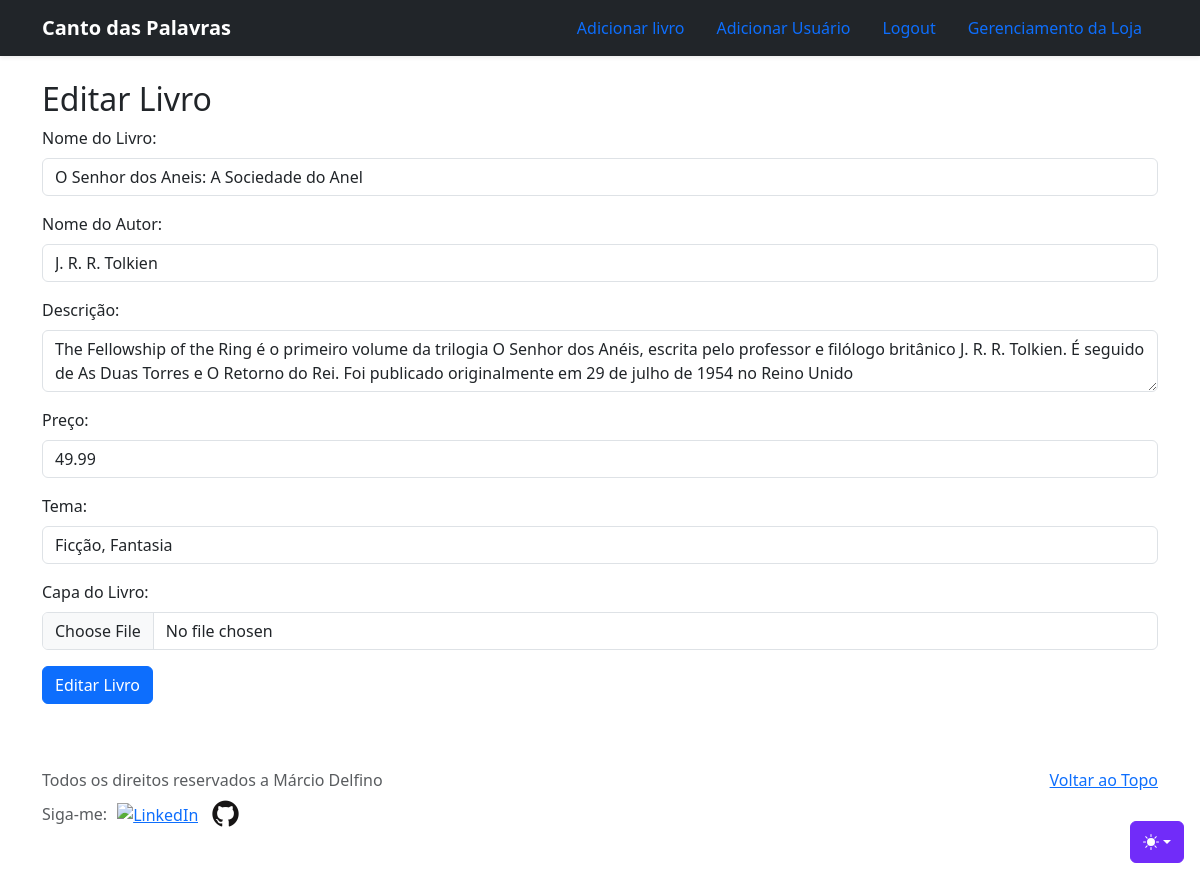
Screenshot of /gerencia/editarlivro.php?id=35 (signed in) with the database file from the repository.
### tables this page shows
CREATE TABLE `livros` (
  `idlivro` int(11) NOT NULL,
  `nomelivro` varchar(255) NOT NULL,
  `nomeautor` varchar(255) NOT NULL,
  `descricao` text NOT NULL,
  `preco` decimal(7,2) NOT NULL,
  `tema` varchar(255) NOT NULL,
  `imagem` varchar(500) NOT NULL
);

### gerencia/editarlivro.php (the view, shortened to what this page needs)
<?php
require_once('../src/conexao-bd.php');
if (isset($_GET['id'])) {
    $iddolivro = $_GET['id'];
    $stmt = $pdo->prepare("SELECT * FROM livros WHERE idlivro = :id");
    $stmt->bindParam(':id', $iddolivro);
    $stmt->execute();
    $livro = $stmt->fetch(PDO::FETCH_ASSOC);
} else {
    echo "ID do livro não fornecido.";
}
?>
<?php include '../shared/header.php'; ?>
<main>
    <section>
        <div class="container">
            <br>
            <h2>Editar Livro</h2>
            <form action="editarlivrobd.php?id=<?= $livro['idlivro']; ?>" method="post" enctype="multipart/form-data">
                <div class="mb-3">
                    <label for="nomelivro" class="form-label">Nome do Livro:</label>
                    <input type="text" name="nomelivro" class="form-control" value="<?= $livro['nomelivro']; ?>" required>
                </div>
                <div class="mb-3">
                    <label for="nomeautor" class="form-label">Nome do Autor:</label>
                    <input type="text" name="nomeautor" class="form-control" value="<?= $livro['nomeautor']; ?>" required>
                </div>
                <div class="mb-3">
                    <label for="descricao" class="form-label">Descrição:</label>
                    <textarea name="descricao" class="form-control" required><?= $livro['descricao']; ?></textarea>
                </div>
                <div class="mb-3">
                    <label for="preco" class="form-label">Preço:</label>
                    <input type="number" name="preco" step="0.01" class="form-control" value="<?= $livro['preco']; ?>" required>
                </div>
                <div class="mb-3">
                    <label for="tema" class="form-label">Tema:</label>
                    <input type="text" name="tema" class="form-control" value="<?= $livro['tema']; ?>" required>
                </div>
                <div class="mb-3">
                    <label for="imagem" class="form-label">Capa do Livro:</label>
                    <input type="file" name="novaimagem" class="form-control" accept="image/*">
                </div>
                <div class="mb-3">
                    <input type="submit" value="Editar Livro" class="btn btn-primary">
                </div>
            </form>
        </div>
    </section>
</main>
<?php include '../shared/footer.php'; ?>

### rows the page displays
livros: nomelivro "O Senhor dos Aneis: A Sociedade do Anel", nomeautor "J. R. R. Tolkien", descricao "The Fellowship of the Ring é o primeiro volume da trilogia O Senhor dos Anéis, escrita pelo professor e filólogo britânico J. R. R. Tolkien. É seguido de As Duas Torres e O Retorno do Rei. Foi publicado originalmente em 29 de julho de 1954 no Reino Unido", preco "49.99", tema "Ficção, Fantasia"
